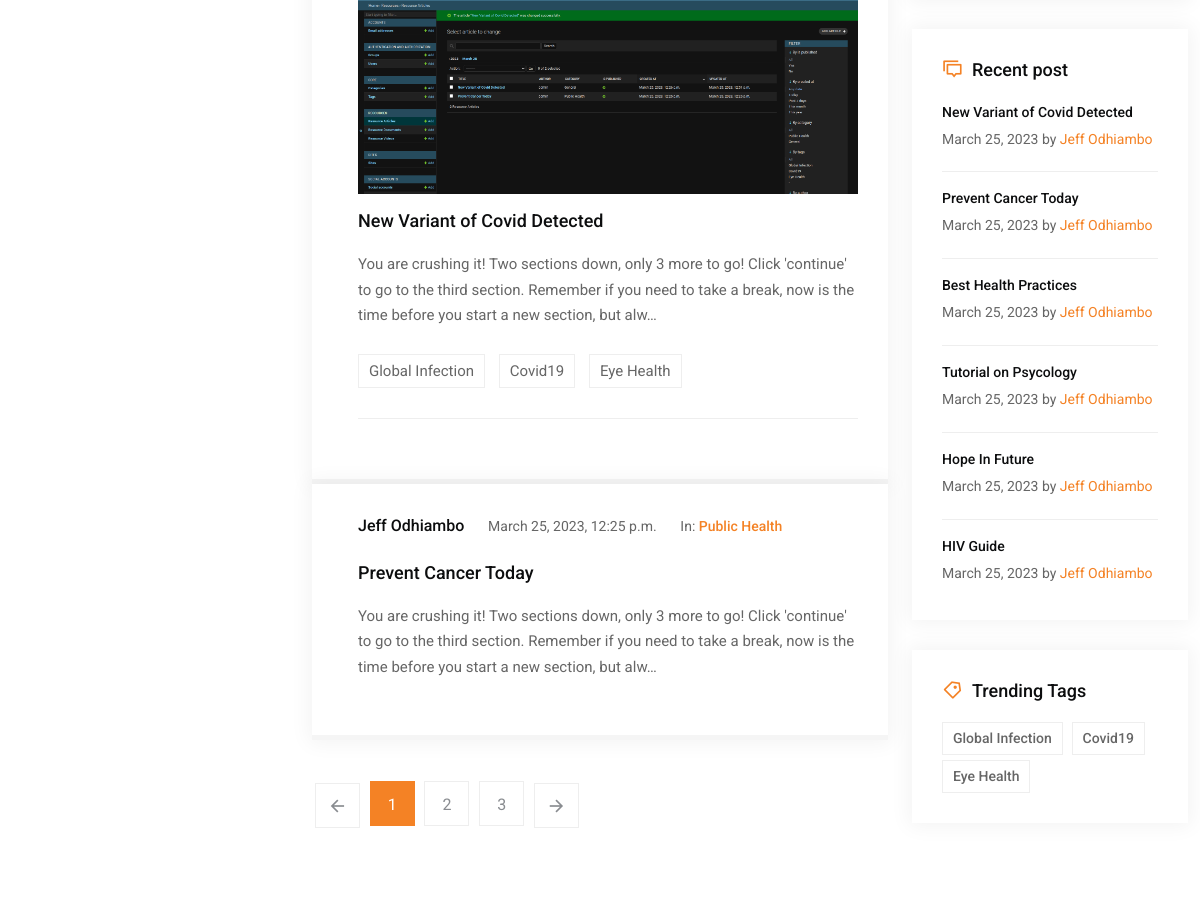
The app's page /resources/ (middle part), older data.
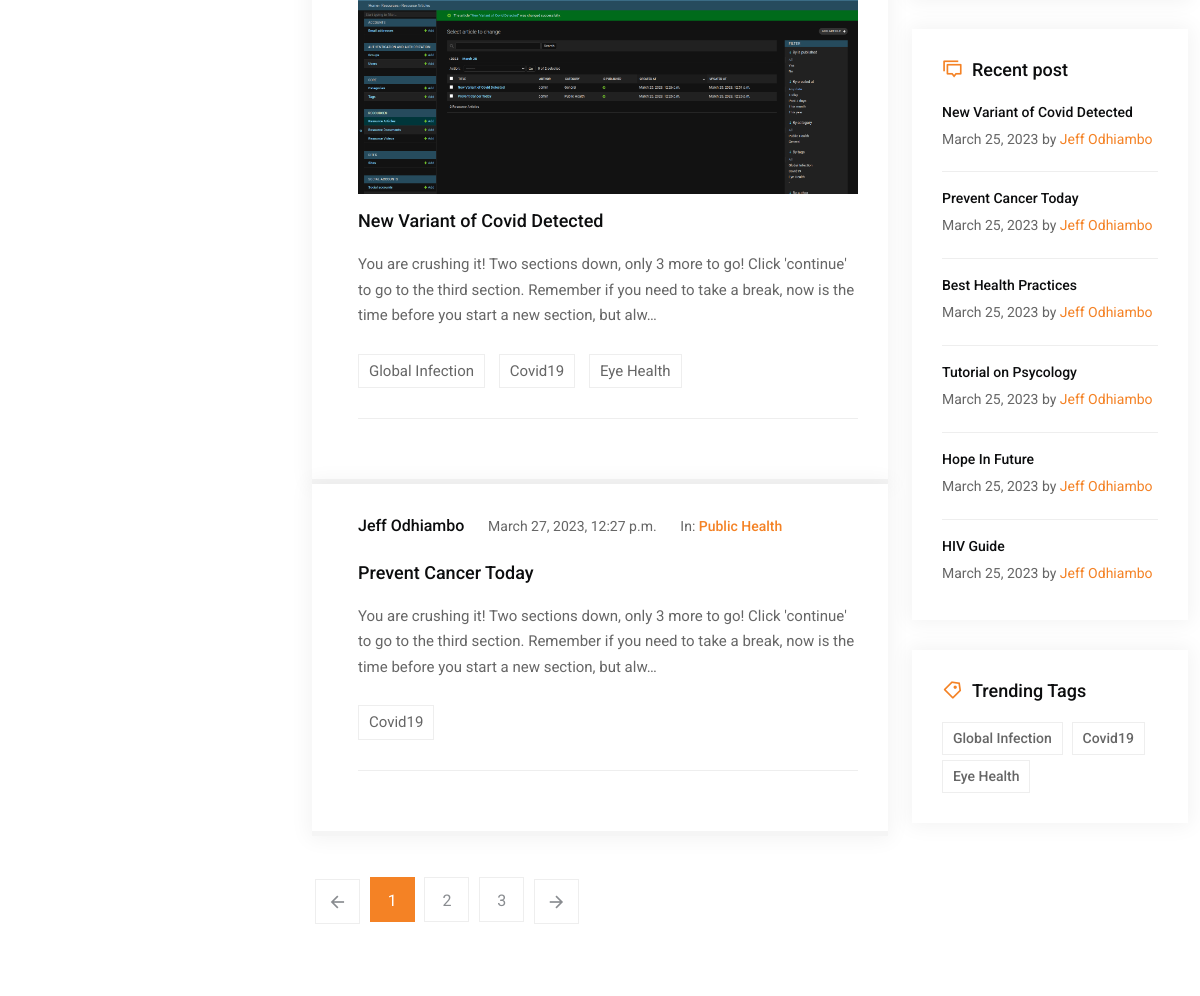
The same page, newer data.
### resources/models.py (models this page shows, shortened)
class Article(models.Model):
    title = models.CharField(max_length=200)
    slug = models.SlugField(max_length=200, unique=True)
    author = models.ForeignKey('auth.User', on_delete=models.CASCADE)
    description = models.TextField()
    category = models.ForeignKey('core.Category', on_delete=models.CASCADE)
    image = models.ImageField(upload_to='resource/articles/', null=True, blank=True)
    tags = models.ManyToManyField('core.Tag', blank=True)
    is_published = models.BooleanField(default=False)
    created_at = models.DateTimeField(auto_now_add=True)
    updated_at = models.DateTimeField(auto_now=True)
    class Meta:
        ordering = ('-created_at',)
        verbose_name_plural = 'Resource Articles'
    def get_absolute_url(self):
        return reverse('resources:article_details', kwargs={'slug': self.slug})

class Video(models.Model):
    title = models.CharField(max_length=200)
    slug = models.SlugField(max_length=200, unique=True)
    author = models.ForeignKey('auth.User', on_delete=models.CASCADE)
    category = models.ForeignKey('core.Category', on_delete=models.CASCADE)
    video = models.URLField()
    tags = models.ManyToManyField('core.Tag', blank=True)
    is_published = models.BooleanField(default=False)
    created_at = models.DateTimeField(auto_now_add=True)
    updated_at = models.DateTimeField(auto_now=True)
    class Meta:
        ordering = ('-created_at',)
        verbose_name_plural = 'Resource Videos'

class Document(models.Model):
    title = models.CharField(max_length=200)
    slug = models.SlugField(max_length=200, unique=True)
    author = models.ForeignKey('auth.User', on_delete=models.CASCADE)
    category = models.ForeignKey('core.Category', on_delete=models.CASCADE)
    cover_image = models.ImageField(upload_to='resource/documents/images/')
    document = models.FileField(upload_to='resource/documents/')
    tags = models.ManyToManyField('core.Tag', blank=True)
    is_published = models.BooleanField(default=False)
    created_at = models.DateTimeField(auto_now_add=True)
    updated_at = models.DateTimeField(auto_now=True)
    class Meta:
        ordering = ('-created_at',)
        verbose_name_plural = 'Resource Documents'

### core/models.py (models this page shows)
class Tag(models.Model):
    title = models.CharField(max_length=100)
    slug = models.SlugField(max_length=100, unique=True)
    image = models.ImageField(upload_to='tags/', null=True, blank=True)
    description = models.TextField(null=True, blank=True)
    created_at = models.DateTimeField(auto_now_add=True)
    updated_at = models.DateTimeField(auto_now=True)
    class Meta:
        ordering = ('-created_at',)
        verbose_name_plural = 'Tags'
    def __str__(self):
        return self.title

class Category(models.Model):
    title = models.CharField(max_length=100)
    slug = models.SlugField(max_length=100, unique=True)
    image = models.ImageField(upload_to='category/', null=True, blank=True)
    description = models.TextField(null=True, blank=True)
    created_at = models.DateTimeField(auto_now_add=True)
    updated_at = models.DateTimeField(auto_now=True)
    class Meta:
        ordering = ('-created_at',)
        verbose_name_plural = 'Categories'
    def __str__(self):
        return self.title

### resources/views.py (the view)
# urls.py: path('', views.article, name='articles'),
def article(request, slug=None):
    category = None
    if not slug:
        articles = Article.objects.filter(is_published=True)
    else:
        category = get_object_or_404(Category, slug=slug)
        articles = Article.objects.filter(category=category, is_published=True)
    context = {
        'title': 'Resource Articles',
        'articles': articles,
        'category': category,
        'r_articles': 'active',
    }
    return render(request, 'resources/index.html', context)

### core/context_processor.py (called while the page is built)
def categories(request):
    latest_post = []
    latest_article = Article.objects.order_by('-created_at')[:2]
    latest_video = Video.objects.order_by('-created_at')[:2]
    latest_document = Document.objects.order_by('-created_at')[:2]
    latest_post.append(latest_article)
    latest_post.append(latest_video)
    latest_post.append(latest_document)
    return {
        'categories': Category.objects.all(),
        'tags': Tag.objects.all(),
        'latest_post': latest_post
    }

### users/models.py (called while the page is built)
    def get_absolute_url(self):
        return reverse('users:user_profile', kwargs={'username': self.user.username})

### templates/resources/index.html (shortened to what this page needs)
{% extends 'base.html' %}
{% block content %}
		<div class="main-content-area ptb-100">
			<div class="container">
				<div class="row">
					<div class="col-lg-3">
					</div>
					<div class="col-lg-6">
						<div class="middull-content">
							<div class="tab-content" id="myTabContent">
								<div class="tab-pane fade show active" id="recent-questions" role="tabpanel" aria-labelledby="recent-questions-tab">
                                    {% if r_articles %}
                                        {% include 'resources/partials/articles.html' %}
                                    {% endif %}
									<div class="pagination-area">
										<a href="all-queations.html" class="next page-numbers">
											<i class="ri-arrow-left-line"></i>
										</a>
										<span class="page-numbers current" aria-current="page">1</span>
										<a href="all-queations.html" class="page-numbers">2</a>
										<a href="all-queations.html" class="page-numbers">3</a>
										<a href="all-queations.html" class="next page-numbers">
											<i class="ri-arrow-right-line"></i>
										</a>
									</div>
								</div>
							</div>
						</div>
					</div>
					<div class="col-lg-3">
						{% include 'resources/partials/right-sidebar.html' %}
					</div>
				</div>
			</div>
		</div>
{% endblock %}

### templates/resources/partials/articles.html
{% if articles %}
{% for article in articles %}
<div class="single-qa-box like-dislike">
    <div class="d-flex">
        <div class="flex-grow-1 ms-3">
            <ul class="graphic-design">
                <li>
                    <a href="">{{ article.author.get_full_name|default:'No name' }}</a>
                </li>
                <li>
                    <span>{{ article.updated_at }}</span>
                </li>
                <li>
                    <span>In:</span>
                    <a href="{% url 'resources:articles_category' article.category.slug %}" class="graphic">
                        {{ article.category }}
                    </a>
                </li>
            </ul>
            {% if article.image %}
            <a href="{{ article.get_absolute_url }}">
                <img src="{{ article.image.url }}" alt="{{ article.title }}" class="img-fluid">
            </a>
            {% endif %}
            <h3 class="mt-3">
                <a href="{{ article.get_absolute_url }}">
                    {{ article.title }}
                </a>
            </h3>
            <p>
                {{ article.description|truncatechars:200 }}
            </p>
            {% if article.tags.all %}
            <ul class="tag-list">
                {% for a_tag in article.tags.all %}
                <li>
                    <a href="{% url 'resources:article_tags' a_tag.slug %}">{{ a_tag }}</a>
                </li>
                {% endfor %}
            </ul>
            {% endif %}
        </div>
    </div>
</div>
{% endfor %}
{% else %}
<div class="alert alert-info">
    No articles found
</div>
{% endif %}

### templates/resources/partials/right-sidebar.html (shortened to what this page needs)
<div class="right-siderbar">
    {% if latest_post %}
    <div class="right-siderbar-common">
        <div class="recent-post">
            <h3>
                <i class="ri-discuss-line"></i>
                Recent post
            </h3>
            <ul>
                {% for post in latest_post %}
                    {% for pst in post %}
                    <li>
                        <a href="{{ pst.get_absolute_url }}">
                            {{ pst.title }}
                        </a>
                        <p>{{ pst.created_at|date }} by <a href="{{ pst.author.profile.get_absolute_url }}">{{ pst.author.get_full_name }}</a></p>
                    </li>
                    {% endfor %}
                {% endfor %}
            </ul>
        </div>
    </div>
    {% endif %}
    {% if tags %}
    <div class="right-siderbar-common">
        <div class="trending-tags">
            <h3>
                <i class="ri-price-tag-3-line"></i>
                Trending Tags
            </h3>
            <ul>
                {% for tag in tags %}
                <li>
                    <a href="{% url 'resources:article_tags' tag.slug %}">
                        {{ tag }}
                    </a>
                </li>
                {% endfor %}
            </ul>
        </div>
    </div>
    {% endif %}
</div>

Row changes from the older to the newer data that the page shows:
changed Article "Prevent Cancer Today": updated_at "March 25, 2023, 12:25 p.m." → "March 27, 2023, 12:27 p.m."; gains Tag (title "Covid19")
